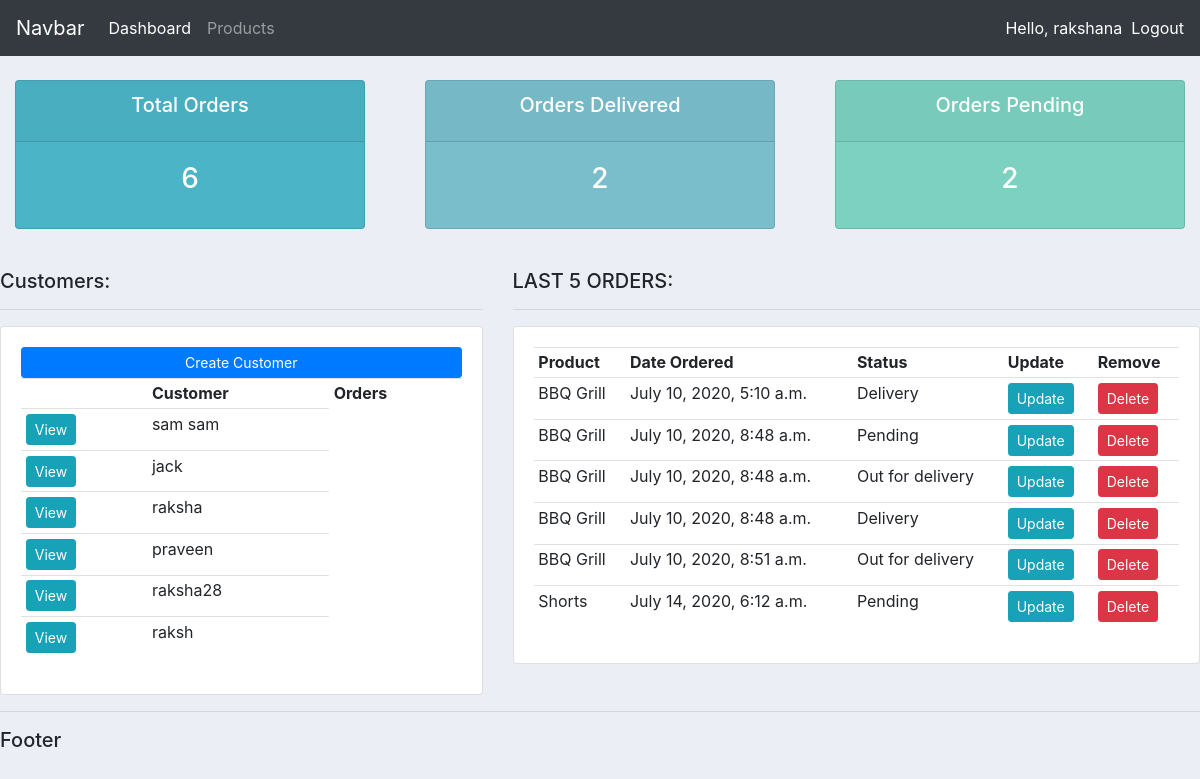
The app's page / (signed in) with its own data.
### accounts/models.py (models this page shows, shortened)
class Customer(models.Model):
    user = models.OneToOneField(User, null=True,blank=True, on_delete=models.CASCADE)
    name = models.CharField(max_length=200, null=True)
    phone = models.CharField(max_length=200, null=True)
    email = models.CharField(max_length=200, null=True)
    profile_pic = models.ImageField(default="pro_pic.png", null=True, blank=True)
    date_created = models.DateTimeField(auto_now_add=True, null=True)

class Order(models.Model):
    STATUS = (
        ('Pending', 'Pending'),
        ('Out for delivery', 'out for delivery'),
        ('Delivery', 'Delivery'),
    )
    customer = models.ForeignKey(Customer, null=True, on_delete=models.SET_NULL)
    product = models.ForeignKey(Product, null=True, on_delete=models.SET_NULL)
    date_created = models.DateTimeField(auto_now_add=True, null=True)
    status = models.CharField(max_length=200, null=True, choices=STATUS)
    note = models.CharField(max_length=1000, null=True)

class Product(models.Model):
    CATEGORY = (
        ('Indoor', 'Indoor'),
        ('Out Door', 'Out Door'),
    )
    name = models.CharField(max_length=200, null=True)
    price = models.FloatField(null=True)
    category = models.CharField(max_length=200, null=True, choices=CATEGORY)
    description = models.CharField(max_length=200, null=True, blank=True)
    date_created = models.DateTimeField(auto_now_add=True, null=True)
    tags = models.ManyToManyField(Tag)
    def __str__(self):
        return self.name

### accounts/decorators.py (the view)
    def wrapper_func(request, *args, **kwargs):
        group = None
        if request.user.groups.exists():
            group = request.user.groups.all()[0].name
        if group == 'customer':
            return redirect('user-page')
        if group == 'admin':
            return view_func(request, *args, **kwargs)

### accounts/views.py (called while the page is built)
@login_required(login_url='login')
@admin_only
def home(request):
    orders = Order.objects.all()
    customers = Customer.objects.all()
    total_customers = customers.count()
    total_orders = orders.count()
    delivered = orders.filter(status='Delivery').count()
    pending = orders.filter(status='Pending').count()
    context = {
        'orders': orders,
        'customers': customers,
        'total_orders': total_orders,
        'delivered': delivered,
        'pending': pending,
        'total_customers': total_customers
    }
    return render(request, 'accounts/dashboard.html', context)

### accounts/templates/accounts/dashboard.html
{% extends 'accounts/main.html' %}
{% block content %}
{% include 'accounts/status.html' %}
<br>
<div class="row">
    <div class="col-md-5">
        <h5>Customers:</h5>
        <hr>
        <div class="card card-body">
            <a href="{% url 'create_customer' %}" class="btn btn-primary btn-sm btn-block">Create Customer</a>
            <table class="table table-sm">
                <tr>
                    <th></th>
                    <th>Customer</th>
                    <th>Orders</th>
                </tr>
                {% for customer in customers %}
                <tr>
                    <td><a href="{% url 'customer' customer.id %}" class="btn btn-sm btn-info">View</a></td>
                    <td>{{customer.name}}</td>
                </tr>
                {% endfor %}
            </table>
        </div>
    </div>
    <div class="col-md-7">
        <h5>LAST 5 ORDERS:</h5>
        <hr>
        <div class="card card-body">
            <table class="table table-sm">
                <tr>
                    <th>Product</th>
                    <th>Date Ordered</th>
                    <th>Status</th>
                    <th>Update</th>
                    <th>Remove</th>
                </tr>
                {% for order in orders %}
                <tr>
                    <td>{{order.product}}</td>
                    <td>{{order.date_created}}</td>
                    <td>{{order.status}}</td>
                    <td><a href="{% url 'update_order' order.id %}" class="btn btn-sm btn-info">Update</a></td>
                    <td><a href="{% url 'delete_order' order.id %}" class="btn btn-sm btn-danger">Delete</a></td>
                </tr>
                {% endfor %}
            </table>
        </div>
    </div>
</div>
{% endblock %}

### accounts/templates/accounts/main.html (shortened to what this page needs)
{% load static %}
<html>
<head>
    <link rel="stylesheet" href="https://stackpath.bootstrapcdn.com/bootstrap/4.4.1/css/bootstrap.min.css">
    <link rel="stylesheet" href="{% static '/css/main.css' %}" type="text/css">
</head>
<body>
    {% include 'accounts/navbar.html' %}
    {% block content %}
    {% endblock %}
    <hr>
    <h5>Footer</h5>
</body>
</html>

### accounts/templates/accounts/navbar.html (shortened to what this page needs)
<nav class="navbar navbar-expand-lg navbar-dark bg-dark">
  <a class="navbar-brand" href="#">Navbar</a>
  <div class="collapse navbar-collapse" id="navbarNav">
    <ul class="navbar-nav">
      {% if request.user.is_staff %}
      <li class="nav-item active">
        <a class="nav-link" href="{% url 'home' %}">Dashboard </a>
      </li>
      <li class="nav-item">
        <a class="nav-link" href="{% url 'products' %}">Products</a>
      </li>
      {% else %}
       <li class="nav-item">
        <a class="nav-link" href="{% url 'account' %}">Settings</a>
      </li>
      {% endif %}
    </ul>
  </div>
  <span class="text-white">Hello, {{request.user}} &nbsp </span>
  <span><a href="{% url 'logout' %}" class="text-white">Logout</a></span>
</nav>

### accounts/templates/accounts/status.html
<br>
<div class="row">
    <div class="col">
        <div class="col-md">
            <div class="card text-center text-white mb-3" id="total-orders">
                <div class="card-header">
                    <h5 class="card-title">Total Orders</h5>
                </div>
                <div class="card-body">
                    <h3 class="card-title">{{total_orders}}</h3>
                </div>
            </div>
        </div>
    </div>
    <div class="col">
        <div class="col-md">
            <div class="card text-center text-white mb-3" id="orders-delivered">
                <div class="card-header">
                    <h5 class="card-title">Orders Delivered</h5>
                </div>
                <div class="card-body">
                    <h3 class="card-title">{{delivered}}</h3>
                </div>
            </div>
        </div>
    </div>
    <div class="col">
        <div class="col-md">
            <div class="card text-center text-white mb-3" id="orders-pending">
                <div class="card-header">
                    <h5 class="card-title">Orders Pending</h5>
                </div>
                <div class="card-body">
                    <h3 class="card-title">{{pending}}</h3>
                </div>
            </div>
        </div>
    </div>
</div>

### static/css/main.css (style rules this page uses)
body { background-color:#ebeff5; }
#total-orders { background-color:#4cb4c7; }
#orders-delivered { background-color:#7abecc; }
#orders-pending { background-color:#7cd1c0; }

### records on screen
Customer: name "sam sam"
Customer: name "jack"
Customer: name "raksha"
Customer: name "praveen"
Customer: name "raksha28"
Customer: name "raksh"
Order: product "BBQ Grill", date_created "July 10, 2020, 5:10 a.m.", status "Delivery"
Order: product "BBQ Grill", date_created "July 10, 2020, 8:48 a.m.", status "Pending"
Order: product "BBQ Grill", date_created "July 10, 2020, 8:48 a.m.", status "Out for delivery"
Order: product "BBQ Grill", date_created "July 10, 2020, 8:48 a.m.", status "Delivery"
Order: product "BBQ Grill", date_created "July 10, 2020, 8:51 a.m.", status "Out for delivery"
Order: product "Shorts", date_created "July 14, 2020, 6:12 a.m.", status "Pending"

### other values on screen
{{ request.user }} "rakshana"
{{ total_orders }} "6"
{{ delivered }} "2"
{{ pending }} "2"
